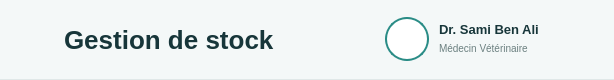
       <widget class="QFrame" name="frameHeader">
        <property name="minimumSize">
         <size>
          <width>0</width>
          <height>80</height>
         </size>
        </property>
        <property name="maximumSize">
         <size>
          <width>16777215</width>
          <height>80</height>
         </size>
        </property>
        <property name="styleSheet">
         <string>.QFrame { background-color:#F4F8F8; border:none; border-bottom:1px solid #E0E8E8; }</string>
        </property>
        <layout class="QHBoxLayout" name="layoutHeader">
         <property name="spacing">
          <number>10</number>
         </property>
         <property name="leftMargin">
          <number>20</number>
         </property>
         <property name="topMargin">
          <number>0</number>
         </property>
         <property name="rightMargin">
          <number>25</number>
         </property>
         <property name="bottomMargin">
          <number>0</number>
         </property>
         <item>
          <widget class="QLabel" name="lblIconeTitre">
           <property name="minimumSize">
            <size>
             <width>34</width>
             <height>34</height>
            </size>
           </property>
           <property name="maximumSize">
            <size>
             <width>34</width>
             <height>34</height>
            </size>
           </property>
           <property name="text">
            <string/>
           </property>
           <property name="scaledContents">
            <bool>true</bool>
           </property>
          </widget>
         </item>
         <item>
          <widget class="QLabel" name="lblTitre">
           <property name="styleSheet">
            <string>color:#17363A; font-size:26px; font-weight:bold;</string>
           </property>
           <property name="text">
            <string>Gestion de stock</string>
           </property>
          </widget>
         </item>
         <item>
          <spacer name="espaceHeader">
           <property name="orientation">
            <enum>Qt::Orientation::Horizontal</enum>
           </property>
           <property name="sizeHint" stdset="0">
            <size>
             <width>40</width>
             <height>20</height>
            </size>
           </property>
          </spacer>
         </item>
         <item>
          <widget class="QPushButton" name="btnNotif">
           <property name="minimumSize">
            <size>
             <width>40</width>
             <height>40</height>
            </size>
           </property>
           <property name="maximumSize">
            <size>
             <width>40</width>
             <height>40</height>
            </size>
           </property>
           <property name="cursor">
            <cursorShape>PointingHandCursor</cursorShape>
           </property>
           <property name="toolTip">
            <string>Notifications du stock</string>
           </property>
           <property name="styleSheet">
            <string>QPushButton{border:none;background:transparent;font-size:22px;} QPushButton:hover{background:#E6F2F1;border-radius:8px;}</string>
           </property>
           <property name="text">
            <string/>
           </property>
           <property name="icon">
            <iconset resource="ressources.qrc">
             <normaloff>:/icones/bell_teal.png</normaloff>:/icones/bell_teal.png</iconset>
           </property>
           <property name="iconSize">
            <size>
             <width>24</width>
             <height>24</height>
            </size>
           </property>
          </widget>
         </item>
         <item>
          <spacer name="espaceAvatar">
           <property name="orientation">
            <enum>Qt::Orientation::Horizontal</enum>
           </property>
           <property name="sizeType">
            <enum>QSizePolicy::Policy::Fixed</enum>
           </property>
           <property name="sizeHint" stdset="0">
            <size>
             <width>10</width>
             <height>20</height>
            </size>
           </property>
          </spacer>
         </item>
         <item>
          <widget class="QLabel" name="lblAvatar">
           <property name="minimumSize">
            <size>
             <width>44</width>
             <height>44</height>
            </size>
           </property>
           <property name="maximumSize">
            <size>
             <width>44</width>
             <height>44</height>
            </size>
           </property>
           <property name="styleSheet">
            <string>border:2px solid #2A8C86; border-radius:22px; background:white;</string>
           </property>
           <property name="text">
            <string/>
           </property>
           <property name="alignment">
            <set>Qt::AlignmentFlag::AlignCenter</set>
           </property>
          </widget>
         </item>
         <item>
          <widget class="QWidget" name="widgetUtilisateur" native="true">
           <property name="minimumSize">
            <size>
             <width>150</width>
             <height>44</height>
            </size>
           </property>
           <property name="maximumSize">
            <size>
             <width>150</width>
             <height>44</height>
            </size>
           </property>
           <widget class="QLabel" name="lblNomMedecin">
            <property name="geometry">
             <rect>
              <x>0</x>
              <y>2</y>
              <width>150</width>
              <height>20</height>
             </rect>
            </property>
            <property name="styleSheet">
             <string>color:#17363A; font-size:13px; font-weight:bold;</string>
            </property>
            <property name="text">
             <string>Dr. Sami Ben Ali</string>
            </property>
           </widget>
           <widget class="QLabel" name="lblRole">
            <property name="geometry">
             <rect>
              <x>0</x>
              <y>22</y>
              <width>150</width>
              <height>18</height>
             </rect>
            </property>
            <property name="styleSheet">
             <string>color:#6B8080; font-size:10px;</string>
            </property>
            <property name="text">
             <string>Médecin Vétérinaire</string>
            </property>
           </widget>
          </widget>
         </item>
        </layout>
       </widget>
